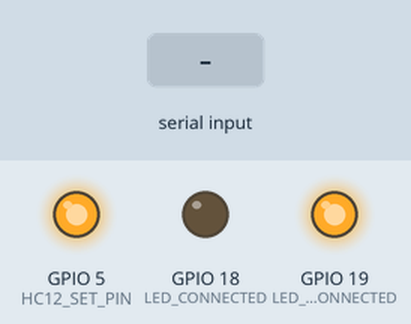
Bench run of a sketch on a simulated ESP32. On the bench: output pins drawn as LEDs (lit = HIGH). The inputs (shaded band) are chosen by the test bench. WiFi joins after 1.5 s; servers stay silent unless stated; uploads are accepted with an empty reply; what the sketch prints to the serial monitor is not drawn.

Above: at 2.7 s.
2.8 s: "T=\n" received over the second serial link
At 3.9 s:
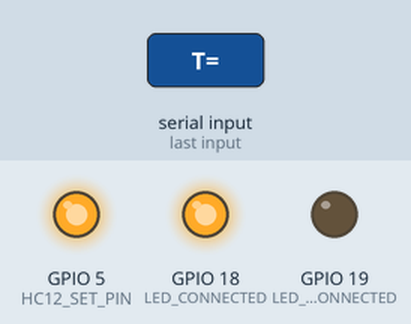
Timing chart, 0 to 9.3 s (numbered marks = the images above; inputs shaded):
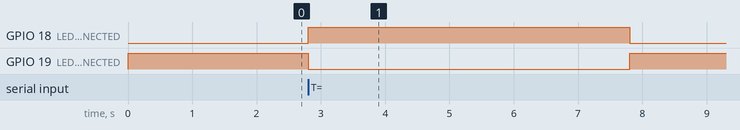

Measured:
- after the input at 2.8 s, GPIO 18 (LED_CONNECTED): LOW → HIGH at once, → LOW 5.0 s later; GPIO 19 (LED_DISCONNECTED): HIGH → LOW at once, → HIGH 5.0 s later

The sketch:

receptor_ultimo.ino
```cpp
#include <WiFi.h>
#include <HTTPClient.h>

// Pines para los LEDs de estado
#define LED_CONNECTED 18    // LED verde para conexión estable
#define LED_DISCONNECTED 19 // LED rojo para pérdida de conexión

// Configuración HC-12 (usando Serial2 hardware del ESP32)
#define HC12_RX_PIN 16
#define HC12_TX_PIN 17
#define HC12_SET_PIN 5  // Pin para modo comando del HC-12

// Variables para el control de conexión
unsigned long lastMessageTime = 0;
const unsigned long CONNECTION_TIMEOUT = 5000; // 5 segundos sin datos = desconexión

// Variables para almacenar los datos recibidos
float temperature = 0;
float humidity = 0;
int soilMoisture = 0;
int lightLevel = 0;

// Datos WiFi
const char* ssid = "TP-Link_6032";
const char* password = "98204496";

void setup() {
    Serial.begin(115200);
    Serial2.begin(9600, SERIAL_8N1, HC12_RX_PIN, HC12_TX_PIN);

    pinMode(LED_CONNECTED, OUTPUT);
    pinMode(LED_DISCONNECTED, OUTPUT);
    digitalWrite(LED_CONNECTED, LOW);
    digitalWrite(LED_DISCONNECTED, HIGH);

    pinMode(HC12_SET_PIN, OUTPUT);
    digitalWrite(HC12_SET_PIN, HIGH);

    // Conectar al WiFi
    WiFi.begin(ssid, password);
    Serial.print("Conectando a WiFi");
    while (WiFi.status() != WL_CONNECTED) {
        delay(500);
        Serial.print(".");
    }
    Serial.println("\nWiFi conectado");
    Serial.println(WiFi.localIP());

    Serial.println("Receptor HC-12 inicializado");
    Serial.println("Esperando datos...");
}

void loop() {
    if (Serial2.available()) {
        String receivedData = Serial2.readStringUntil('\n');
        receivedData.trim();

        if (receivedData.length() > 0) {
            processReceivedData(receivedData);
            lastMessageTime = millis();
            updateConnectionStatus(true);
            printReceivedData();
        }
    }

    if (millis() - lastMessageTime > CONNECTION_TIMEOUT) {
        updateConnectionStatus(false);
    }
}

void processReceivedData(String data) {
    int tempIndex = data.indexOf("T=");
    int humIndex = data.indexOf("H=");
    int soilIndex = data.indexOf("S=");
    int lightIndex = data.indexOf("L=");

    if (tempIndex != -1 && humIndex != -1 && soilIndex != -1 && lightIndex != -1) {
        temperature = data.substring(tempIndex + 2, data.indexOf(',', tempIndex)).toFloat();
        humidity = data.substring(humIndex + 2, data.indexOf(',', humIndex)).toFloat();
        soilMoisture = data.substring(soilIndex + 2, data.indexOf(',', soilIndex)).toInt();
        lightLevel = data.substring(lightIndex + 2).toInt();
    }
}

void updateConnectionStatus(bool connected) {
    if (connected) {
        digitalWrite(LED_CONNECTED, HIGH);
        digitalWrite(LED_DISCONNECTED, LOW);
    } else {
        digitalWrite(LED_CONNECTED, LOW);
        digitalWrite(LED_DISCONNECTED, HIGH);
        Serial.println("¡Alerta! Pérdida de conexión con el emisor");
    }
}

void printReceivedData() {
    Serial.println("\n--- Datos Recibidos ---");
    Serial.print("Temperatura: ");
    Serial.print(temperature, 1);
    Serial.println(" °C");

    Serial.print("Humedad Ambiente: ");
    Serial.print(humidity, 1);
    Serial.println(" %");

    Serial.print("Humedad del Suelo: ");
    Serial.print(soilMoisture);
    Serial.println(" %");

    Serial.print("Nivel de Luz: ");
    Serial.print(lightLevel);
    Serial.println(" %");
    Serial.println("----------------------");

    sendDataToAPI();
}

void sendDataToAPI() {
    if (WiFi.status() == WL_CONNECTED) {
        HTTPClient http;

        http.begin("https://plantatech.ultrasoftware.pro/api/registrar_lecturas");
        http.addHeader("Content-Type", "application/json");

        String jsonPayload = "{";
        jsonPayload += "\"correo\":\"gilurbina09@gmail.com\",";
        jsonPayload += "\"nivel_luz\":\"" + String(lightLevel) + "\",";
        jsonPayload += "\"humedad_aire\":\"" + String(humidity) + "\",";
        jsonPayload += "\"temperatura\":\"" + String(temperature) + "\",";
        jsonPayload += "\"humedad_suelo\":\"" + String(soilMoisture) + "\"";
        jsonPayload += "}";

        int httpResponseCode = http.POST(jsonPayload);

        if (httpResponseCode > 0) {
            String response = http.getString();
            Serial.println("Respuesta del servidor:");
            Serial.println(response);
        } else {
            Serial.print("Error al enviar: ");
            Serial.println(httpResponseCode);
        }

        http.end();
    } else {
        Serial.println("WiFi no conectado, no se puede enviar a la API.");
    }
}
```
